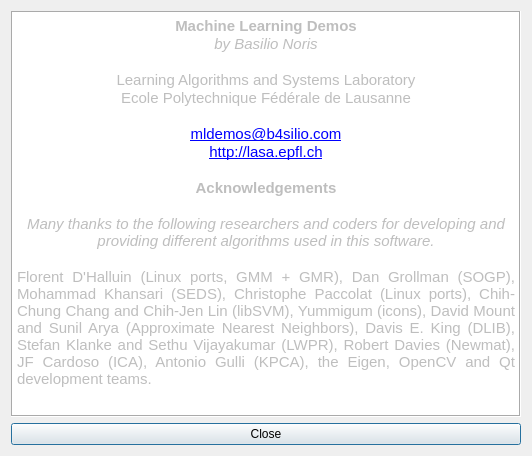
<?xml version="1.0" encoding="UTF-8"?>
<ui version="4.0">
 <class>aboutDialog</class>
 <widget class="QDialog" name="aboutDialog">
  <property name="enabled">
   <bool>true</bool>
  </property>
  <property name="geometry">
   <rect>
    <x>0</x>
    <y>0</y>
    <width>532</width>
    <height>456</height>
   </rect>
  </property>
  <property name="sizePolicy">
   <sizepolicy hsizetype="Fixed" vsizetype="Fixed">
    <horstretch>0</horstretch>
    <verstretch>0</verstretch>
   </sizepolicy>
  </property>
  <property name="windowTitle">
   <string>About MLDemos</string>
  </property>
  <property name="modal">
   <bool>true</bool>
  </property>
  <layout class="QVBoxLayout" name="verticalLayout">
   <item>
    <widget class="QTextEdit" name="textEdit">
     <property name="enabled">
      <bool>false</bool>
     </property>
     <property name="font">
      <font>
       <kerning>true</kerning>
      </font>
     </property>
     <property name="autoFillBackground">
      <bool>true</bool>
     </property>
     <property name="styleSheet">
      <string notr="true">background-color: rgb(255, 255, 255);</string>
     </property>
     <property name="frameShape">
      <enum>QFrame::Box</enum>
     </property>
     <property name="frameShadow">
      <enum>QFrame::Sunken</enum>
     </property>
     <property name="lineWidth">
      <number>1</number>
     </property>
     <property name="midLineWidth">
      <number>0</number>
     </property>
     <property name="verticalScrollBarPolicy">
      <enum>Qt::ScrollBarAsNeeded</enum>
     </property>
     <property name="horizontalScrollBarPolicy">
      <enum>Qt::ScrollBarAlwaysOff</enum>
     </property>
     <property name="readOnly">
      <bool>true</bool>
     </property>
     <property name="html">
      <string>&lt;!DOCTYPE HTML PUBLIC &quot;-//W3C//DTD HTML 4.0//EN&quot; &quot;http://www.w3.org/TR/REC-html40/strict.dtd&quot;&gt;
&lt;html&gt;&lt;head&gt;&lt;meta name=&quot;qrichtext&quot; content=&quot;1&quot; /&gt;&lt;style type=&quot;text/css&quot;&gt;
p, li { white-space: pre-wrap; }
&lt;/style&gt;&lt;/head&gt;&lt;body style=&quot; font-family:'Ubuntu'; font-size:10pt; font-weight:400; font-style:normal;&quot;&gt;
&lt;p align=&quot;center&quot; style=&quot; margin-top:0px; margin-bottom:0px; margin-left:0px; margin-right:0px; -qt-block-indent:0; text-indent:0px;&quot;&gt;&lt;span style=&quot; font-family:'MS Shell Dlg 2'; font-size:11pt; font-weight:600;&quot;&gt;Machine Learning Demos&lt;/span&gt;&lt;/p&gt;
&lt;p align=&quot;center&quot; style=&quot; margin-top:0px; margin-bottom:0px; margin-left:0px; margin-right:0px; -qt-block-indent:0; text-indent:0px;&quot;&gt;&lt;span style=&quot; font-family:'MS Shell Dlg 2'; font-size:11pt; font-style:italic;&quot;&gt;by Basilio Noris&lt;/span&gt;&lt;/p&gt;
&lt;p style=&quot;-qt-paragraph-type:empty; margin-top:0px; margin-bottom:0px; margin-left:0px; margin-right:0px; -qt-block-indent:0; text-indent:0px; font-family:'MS Shell Dlg 2'; font-size:11pt; font-style:italic; text-decoration: underline;&quot;&gt;&lt;/p&gt;
&lt;p align=&quot;center&quot; style=&quot; margin-top:0px; margin-bottom:0px; margin-left:0px; margin-right:0px; -qt-block-indent:0; text-indent:0px;&quot;&gt;&lt;span style=&quot; font-family:'MS Shell Dlg 2'; font-size:11pt;&quot;&gt;Learning Algorithms and Systems Laboratory&lt;/span&gt;&lt;/p&gt;
&lt;p align=&quot;center&quot; style=&quot; margin-top:0px; margin-bottom:0px; margin-left:0px; margin-right:0px; -qt-block-indent:0; text-indent:0px;&quot;&gt;&lt;span style=&quot; font-family:'MS Shell Dlg 2'; font-size:11pt;&quot;&gt;Ecole Polytechnique Fédérale de Lausanne&lt;/span&gt;&lt;/p&gt;
&lt;p align=&quot;center&quot; style=&quot; margin-top:0px; margin-bottom:0px; margin-left:0px; margin-right:0px; -qt-block-indent:0; text-indent:0px;&quot;&gt;&lt;span style=&quot; font-family:'MS Shell Dlg 2'; font-size:11pt;&quot;&gt;	&lt;/span&gt;&lt;/p&gt;
&lt;p align=&quot;center&quot; style=&quot; margin-top:0px; margin-bottom:0px; margin-left:0px; margin-right:0px; -qt-block-indent:0; text-indent:0px;&quot;&gt;&lt;a href=&quot;mailto://mldemos@b4silio.com&quot;&gt;&lt;span style=&quot; font-family:'MS Shell Dlg 2'; font-size:11pt; text-decoration: underline; color:#0000ff;&quot;&gt;mldemos@b4silio.com&lt;/span&gt;&lt;/a&gt;&lt;/p&gt;
&lt;p align=&quot;center&quot; style=&quot; margin-top:0px; margin-bottom:0px; margin-left:0px; margin-right:0px; -qt-block-indent:0; text-indent:0px;&quot;&gt;&lt;a href=&quot;http://lasa.epfl.ch&quot;&gt;&lt;span style=&quot; font-family:'MS Shell Dlg 2'; font-size:11pt; text-decoration: underline; color:#0000ff;&quot;&gt;http://lasa.epfl.ch&lt;/span&gt;&lt;/a&gt;&lt;/p&gt;
&lt;p style=&quot;-qt-paragraph-type:empty; margin-top:0px; margin-bottom:0px; margin-left:0px; margin-right:0px; -qt-block-indent:0; text-indent:0px; font-family:'MS Shell Dlg 2'; font-size:11pt;&quot;&gt;&lt;/p&gt;
&lt;p align=&quot;center&quot; style=&quot; margin-top:0px; margin-bottom:0px; margin-left:0px; margin-right:0px; -qt-block-indent:0; text-indent:0px;&quot;&gt;&lt;span style=&quot; font-family:'MS Shell Dlg 2'; font-size:11pt; font-weight:600;&quot;&gt;Acknowledgements&lt;/span&gt;&lt;/p&gt;
&lt;p align=&quot;center&quot; style=&quot;-qt-paragraph-type:empty; margin-top:0px; margin-bottom:0px; margin-left:0px; margin-right:0px; -qt-block-indent:0; text-indent:0px; font-family:'MS Shell Dlg 2'; font-size:11pt; font-weight:600;&quot;&gt;&lt;/p&gt;
&lt;p align=&quot;center&quot; style=&quot; margin-top:0px; margin-bottom:0px; margin-left:0px; margin-right:0px; -qt-block-indent:0; text-indent:0px;&quot;&gt;&lt;span style=&quot; font-family:'MS Shell Dlg 2'; font-size:11pt; font-style:italic;&quot;&gt;Many thanks to the following researchers and coders for developing and providing different algorithms used in this software.&lt;/span&gt;&lt;/p&gt;
&lt;p align=&quot;center&quot; style=&quot;-qt-paragraph-type:empty; margin-top:0px; margin-bottom:0px; margin-left:0px; margin-right:0px; -qt-block-indent:0; text-indent:0px; font-family:'MS Shell Dlg 2'; font-size:11pt; font-style:italic;&quot;&gt;&lt;/p&gt;
&lt;p align=&quot;justify&quot; style=&quot; margin-top:0px; margin-bottom:0px; margin-left:0px; margin-right:0px; -qt-block-indent:0; text-indent:0px;&quot;&gt;&lt;span style=&quot; font-family:'MS Shell Dlg 2'; font-size:11pt;&quot;&gt;Florent D'Halluin (Linux ports, GMM + GMR), Dan Grollman (SOGP), Mohammad Khansari (SEDS), Christophe Paccolat (Linux ports), Chih-Chung Chang and Chih-Jen Lin (libSVM), Yummigum (icons), David Mount and Sunil Arya (Approximate Nearest Neighbors), Davis E. King (DLIB), Stefan Klanke and Sethu Vijayakumar (LWPR), Robert Davies (Newmat), JF Cardoso (ICA), Antonio Gulli (KPCA), the Eigen, OpenCV and Qt development teams.&lt;/span&gt;&lt;/p&gt;&lt;/body&gt;&lt;/html&gt;</string>
     </property>
    </widget>
   </item>
   <item>
    <widget class="QPushButton" name="okButton">
     <property name="text">
      <string>Close</string>
     </property>
    </widget>
   </item>
  </layout>
 </widget>
 <resources/>
 <connections>
  <connection>
   <sender>okButton</sender>
   <signal>clicked()</signal>
   <receiver>aboutDialog</receiver>
   <slot>accept()</slot>
   <hints>
    <hint type="sourcelabel">
     <x>351</x>
     <y>38</y>
    </hint>
    <hint type="destinationlabel">
     <x>233</x>
     <y>29</y>
    </hint>
   </hints>
  </connection>
 </connections>
</ui>
